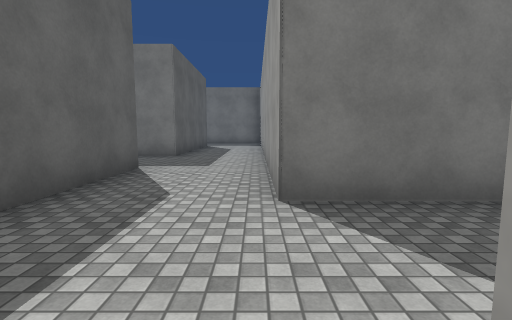
view 1 (above)

22 first-person views from a walk through a Unity game level. The camera is 1.4 m above the floor, tilts 6° down and sees 85° across. The floor is counted in squares, 2 m on a side. Each view is taken from the middle of a square. On the plan, view 1 faces up. The plan holds only what a view shows up to about 9 squares ahead; the rest is blank. The place goes on beyond the plan. The player character is not drawn. Surface patterns are stand-ins for the level's own textures.

view 2
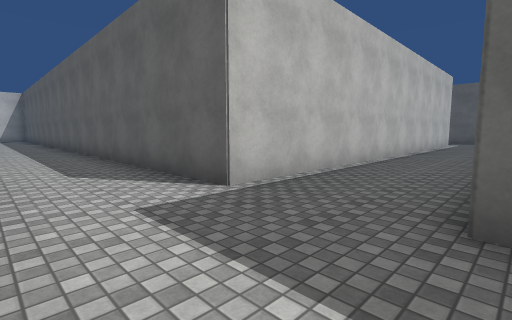

view 3
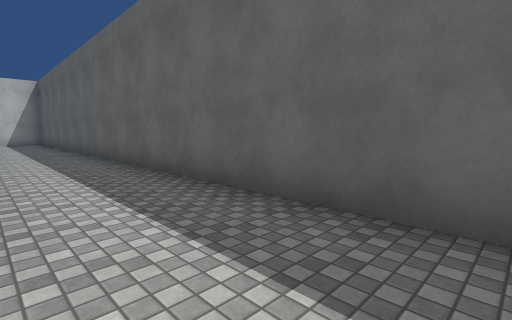

view 4
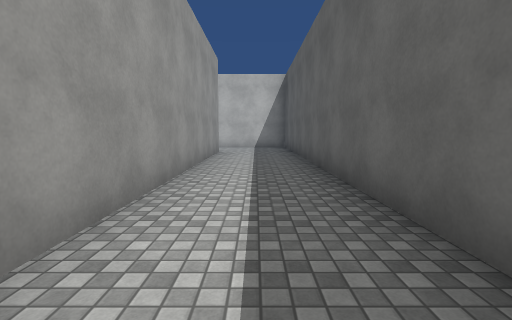

view 5
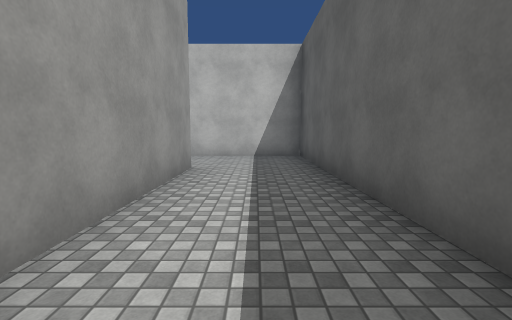

view 6
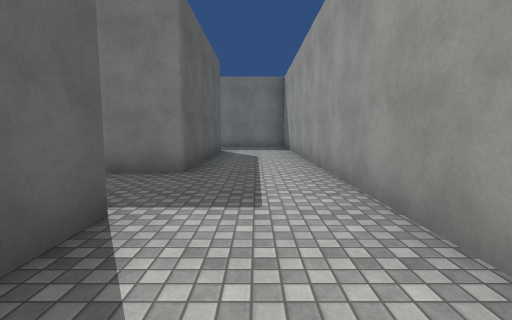

view 7
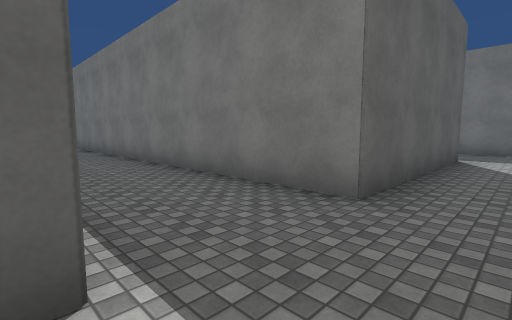

view 8
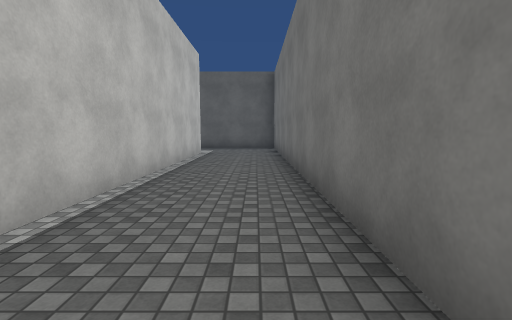

view 9
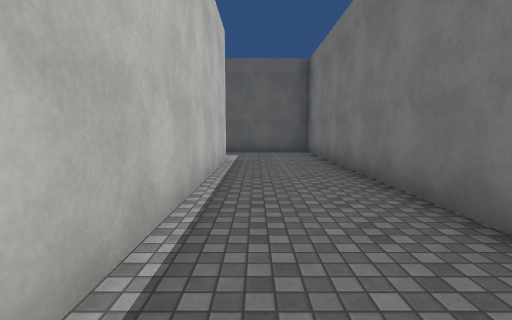

view 10
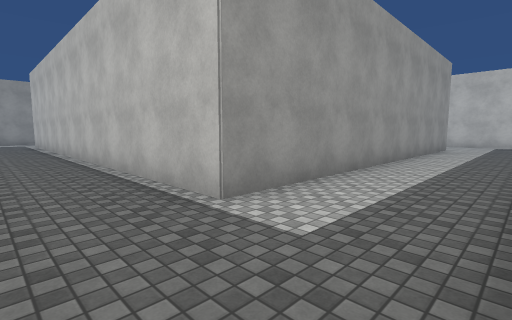

view 11
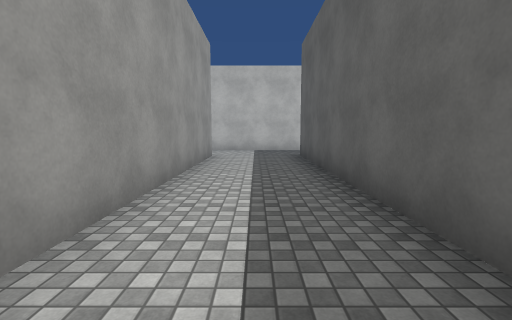

view 12
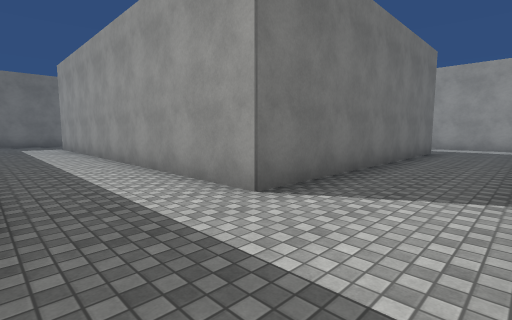

view 13
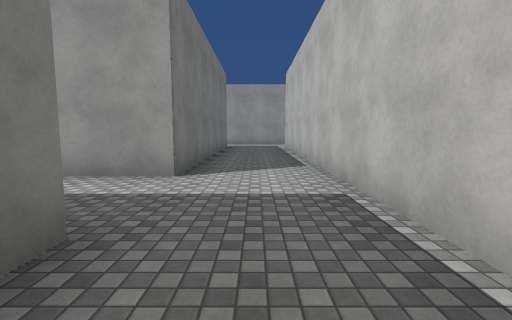

view 14
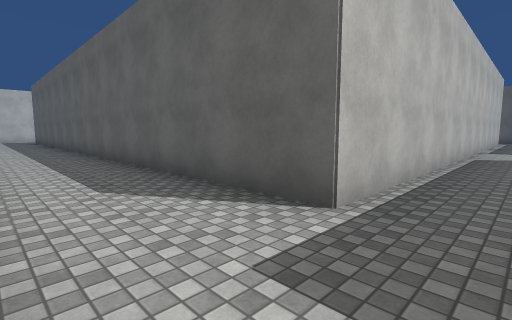

view 15
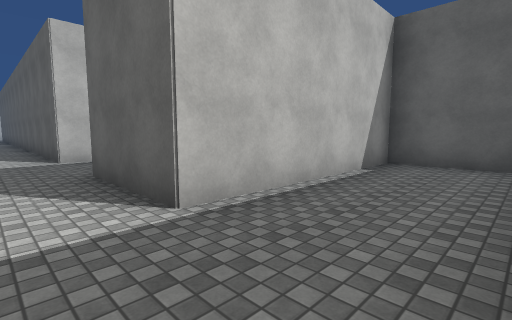

view 16
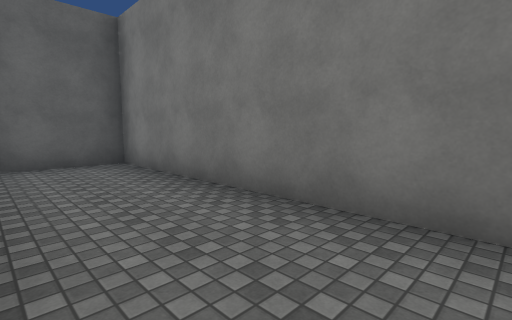

view 17
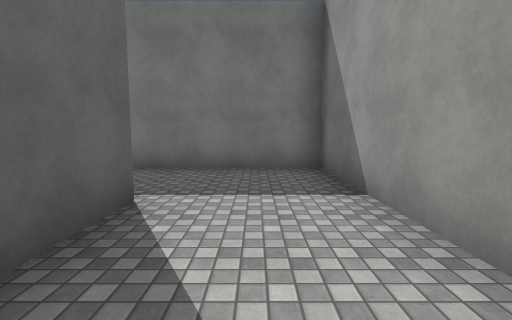

view 18
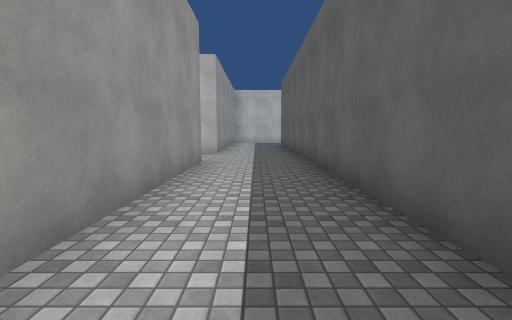

view 19
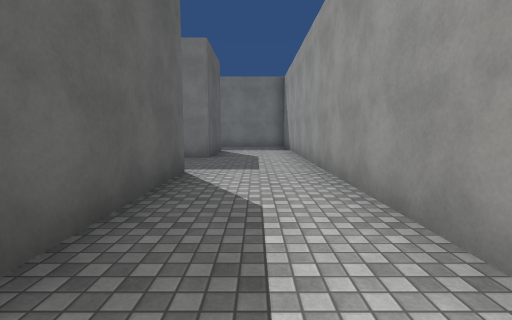

view 20
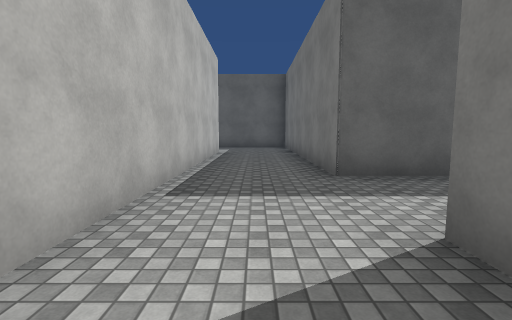

view 21
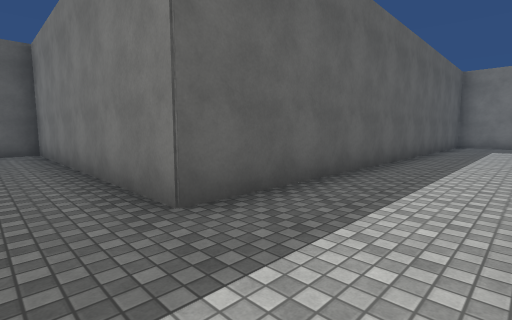

view 22
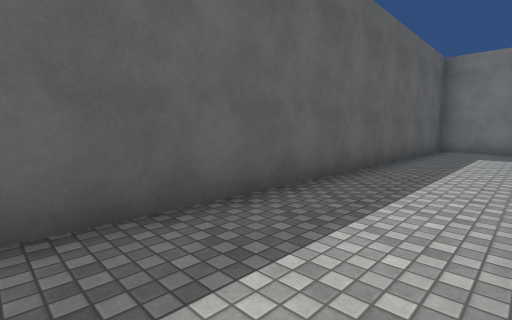

### Floor plan
Points are (right, up) in squares from view 1. A wall is a line through its corners. A room is listed if a view was taken in it or the views show most of it. See-through windows are left out.
Room 1 (views 1, 2, 3, 4, 5, 6, 7, 8, 9)
walls: (0.2, 2.7) (0.2, 12.1); (-2.2, 12.5) (-2.2, 7.7) (-14.4, 7.7); (0.2, -12.2) (0.2, -4.2); (-14.8, 5.3) (-2.2, 5.3) (-2.2, -14.7) (0.9, -14.7)
ways out: opening at (-15, 6.5) to room 2; opening at (1.5, -13.5); opening at (1.5, 1.5)
Room 2 (views 10, 11, 12, 13, 14, 15, 16, 17, 18, 19, 20, 21, 22)
walls: (-4.8, -10.8) (-4.8, 0.2) (-12.2, 0.2) (-12.2, -2.2) (-7.2, -2.2) (-7.2, -4.8) (-14.8, -4.8) (-14.8, 5.3); (-21.9, -7.2) (-7.2, -7.2) (-7.2, -20.1); (-14.4, 7.7) (-17.2, 7.7) (-17.2, -4.8) (-22.5, -4.8); (-4.8, -17.2) (-4.8, -12.2); (-4.9, -19.7) (-4.2, -19.7)
ways out: opening at (-15, 6.5) to room 1; opening at (-5, -18.5)

Where each view was taken, in squares from view 1:
view 1: 0 up, 0 right, facing up
view 2: 8 up, 0 right, facing down-left
view 3: 2 up, 0 right, facing down-left
view 4: 3 down, 1 left, facing down
view 5: 7 down, 1 left, facing down
view 6: 3 up, 1 left, facing up
view 7: 5 up, 1 left, facing up-left
view 8: 7 up, 6 left, facing left
view 9: 6 up, 8 left, facing left
view 10: 7 up, 17 left, facing down-right
view 11: 3 up, 16 left, facing down
view 12: 7 down, 17 left, facing up-right
view 13: 6 down, 19 left, facing right
view 14: 6 down, 5 left, facing down-left
view 15: 0 up, 6 left, facing down-left
view 16: 2 down, 6 left, facing up-left
view 17: 5 down, 6 left, facing up
view 18: 11 down, 6 left, facing down
view 19: 12 down, 6 left, facing up
view 20: 6 down, 13 left, facing left
view 21: 6 down, 15 left, facing up-left
view 22: 3 down, 15 left, facing up-left
